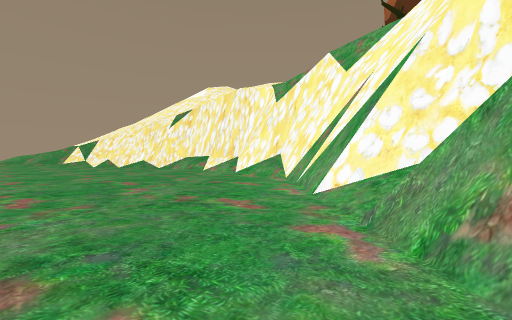
[1] (above)

13 first-person views from a walk through a 3-D level made in the Unity game engine. The camera is 1.2 m above the floor, looks level and sees 90° across. The floor is counted in squares, 2 m on a side. Each view is taken from the middle of a square. On the plan, view 1 faces up. The plan holds only what a view shows up to about 9 squares ahead; the rest is blank. The place goes on beyond the plan.

[2]
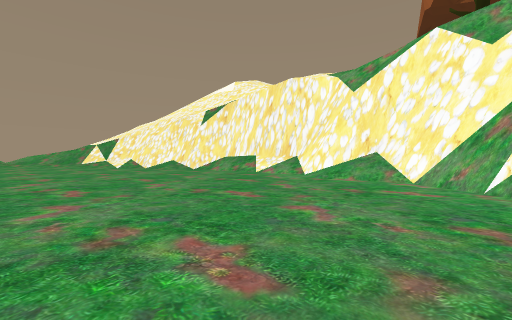

[3]
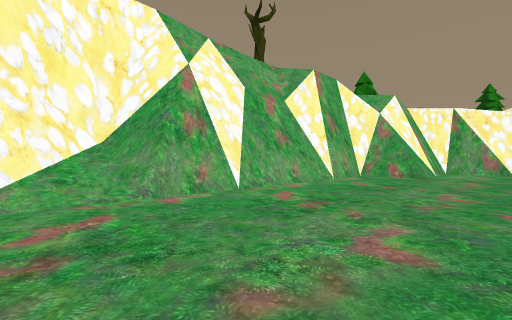

[4]
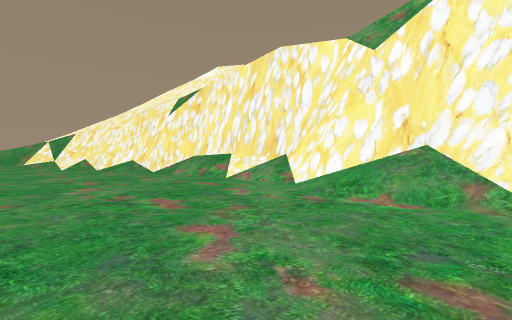

[5]
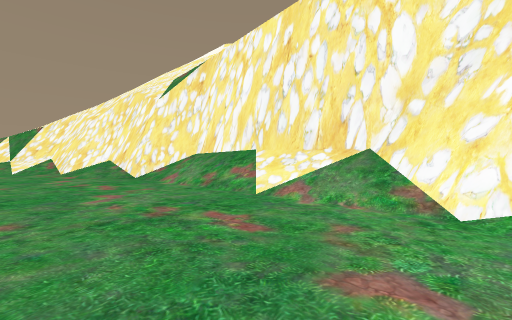

[6]
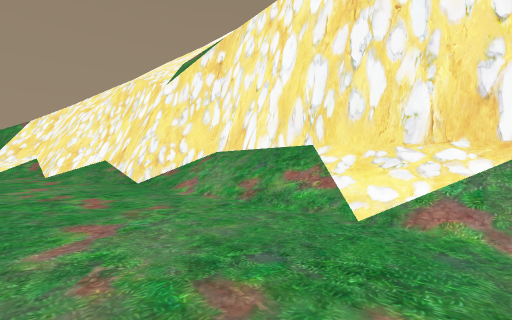

[7]
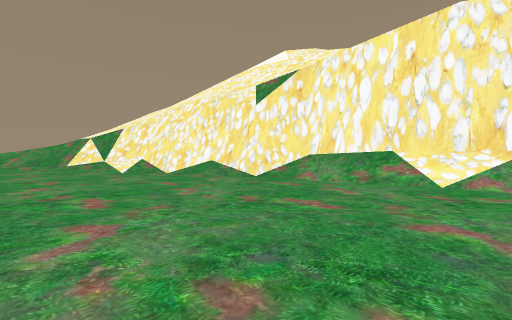

[8]
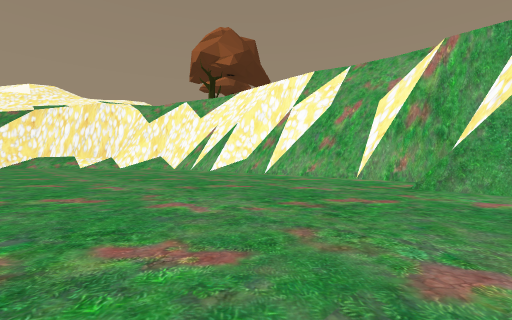

[9]
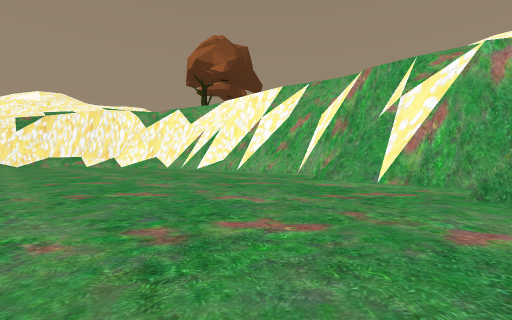

[10]
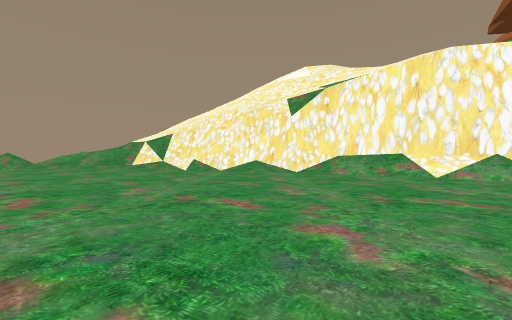

[11]
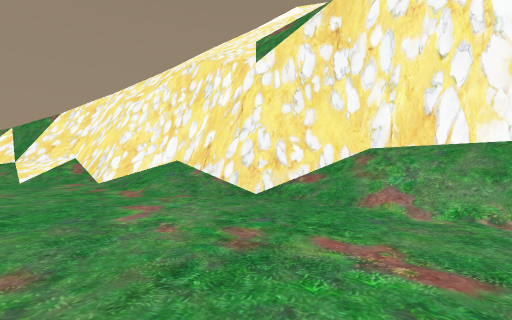

[12]
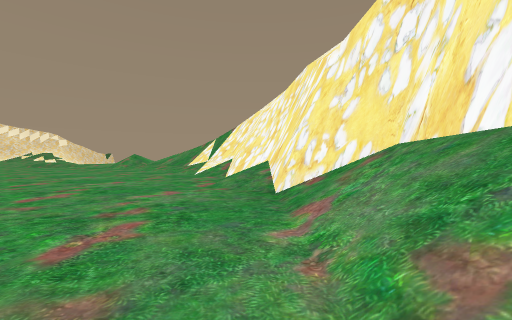

[13]
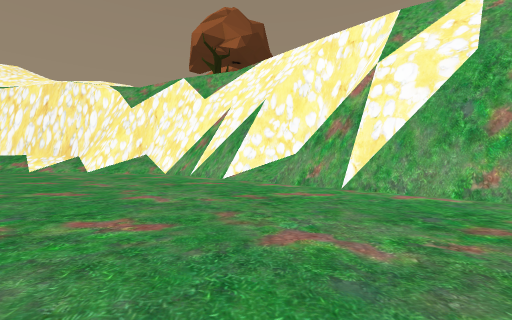

### Floor plan
Key: @ floor where view 1 was taken; # wall or solid block; . main floor; : floor 0.5 m higher than the main floor; / step, stairs or slope; = window, fence, low wall or low ledge; v drop or lower ground.
Columns run from 11 left of view 1 to 5 right of it. Each row starts with its distance up from view 1.
 23 ##///
 22 ##v/=/
 21 ####=#
 20 .//###
 19 ../:####/
 18 .....//##/
 17 ......//##/
 16 .......//##
 15 ........//#
 14 ........./##v
 13 ..........####
 12 ...........##/
 11 .........../#
 10 .........../##v/
  9 ............####
  8 ............##v/
  7  ...........## v
  6   . ........## v
  5     ........## v
  4     .........##v
  3     ........./#v/
  2    .........###v/
  1    .........## v/
  0    ........@## v/
 -1    .........###v/
 -2    .........###v
 -3    .........##
 -4    .........##/
 -5    .........##/
 -6    .......###v/
 -7    .......##vv/
 -8    .......##///
 -9    .......##/
-10    .....###v/

Positions as (right, up) in squares from view 1, and headings:
1: (0, 0), facing up
2: (-3, 2), facing up
3: (-3, 4), facing down-right
4: (-2, 6), facing up
5: (-3, 10), facing up
6: (-4, 12), facing up
7: (-7, 9), facing up
8: (-7, -7), facing up-right
9: (-8, -10), facing up-right
10: (-9, 6), facing up
11: (-7, 14), facing up
12: (-4, 15), facing up-left
13: (-4, -2), facing up-right
